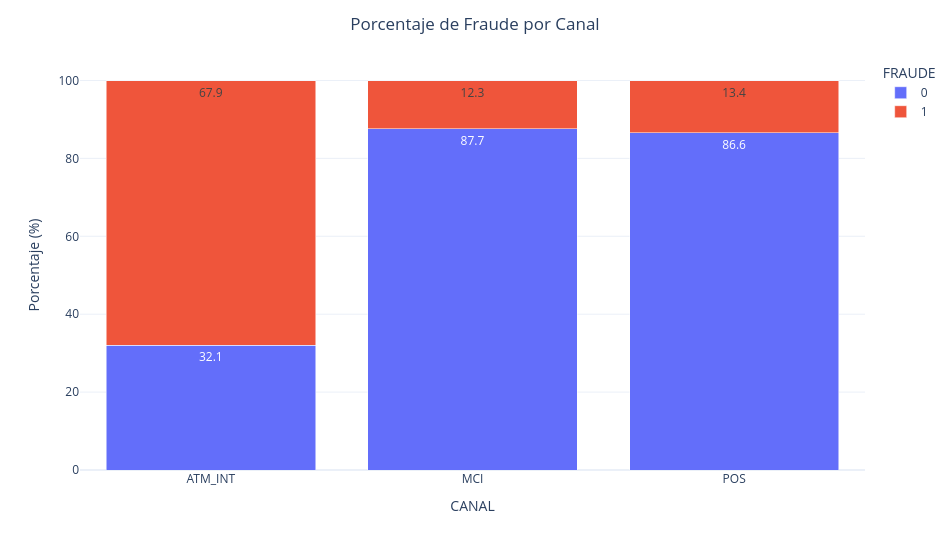

Here is the notebook cell this chart was saved with:
### Markdown cell above
### Gráfico de Barras Apiladas

### Code cell
# =========================================================
# TABLA DE CONTINGENCIA EN PORCENTAJES
# =========================================================

contingency_pct = pd.crosstab(
    data['CANAL'],
    data['FRAUDE'],
    normalize='index'
) * 100

fig = px.bar(
    contingency_pct,
    x=contingency_pct.index,
    y=contingency_pct.columns,
    barmode='stack',
    text_auto='.1f'
)

fig.update_layout(
    template='plotly_white',
    title='Porcentaje de Fraude por Canal',
    title_x=0.5,
    xaxis_title='CANAL',
    yaxis_title='Porcentaje (%)',
    legend_title='FRAUDE',
    width=950,
    height=550
)

fig.show()

### Figure 1 — Plotly figure (JSON) as saved in the notebook; plotly's stock layout.template omitted (floating-point values rounded to 4 significant figures)
{"data": [{"hovertemplate": "FRAUDE=0<br>CANAL=%{x}<br>value=%{y}<extra></extra>", "legendgroup": "0", "marker": {"color": "#636efa", "pattern": {"shape": ""}}, "name": "0", "orientation": "v", "showlegend": true, "textposition": "auto", "texttemplate": "%{y:.1f}", "type": "bar", "x": ["ATM_INT", "MCI", "POS"], "xaxis": "x", "y": [32.08, 87.67, 86.63], "yaxis": "y"}, {"hovertemplate": "FRAUDE=1<br>CANAL=%{x}<br>value=%{y}<extra></extra>", "legendgroup": "1", "marker": {"color": "#EF553B", "pattern": {"shape": ""}}, "name": "1", "orientation": "v", "showlegend": true, "textposition": "auto", "texttemplate": "%{y:.1f}", "type": "bar", "x": ["ATM_INT", "MCI", "POS"], "xaxis": "x", "y": [67.92, 12.33, 13.37], "yaxis": "y"}], "layout": {"barmode": "stack", "height": 550, "legend": {"title": {"text": "FRAUDE"}, "tracegroupgap": 0}, "margin": {"t": 60}, "title": {"text": "Porcentaje de Fraude por Canal", "x": 0.5}, "width": 950, "xaxis": {"anchor": "y", "domain": [0, 1], "title": {"text": "CANAL"}}, "yaxis": {"anchor": "x", "domain": [0, 1], "title": {"text": "Porcentaje (%)"}}}}
